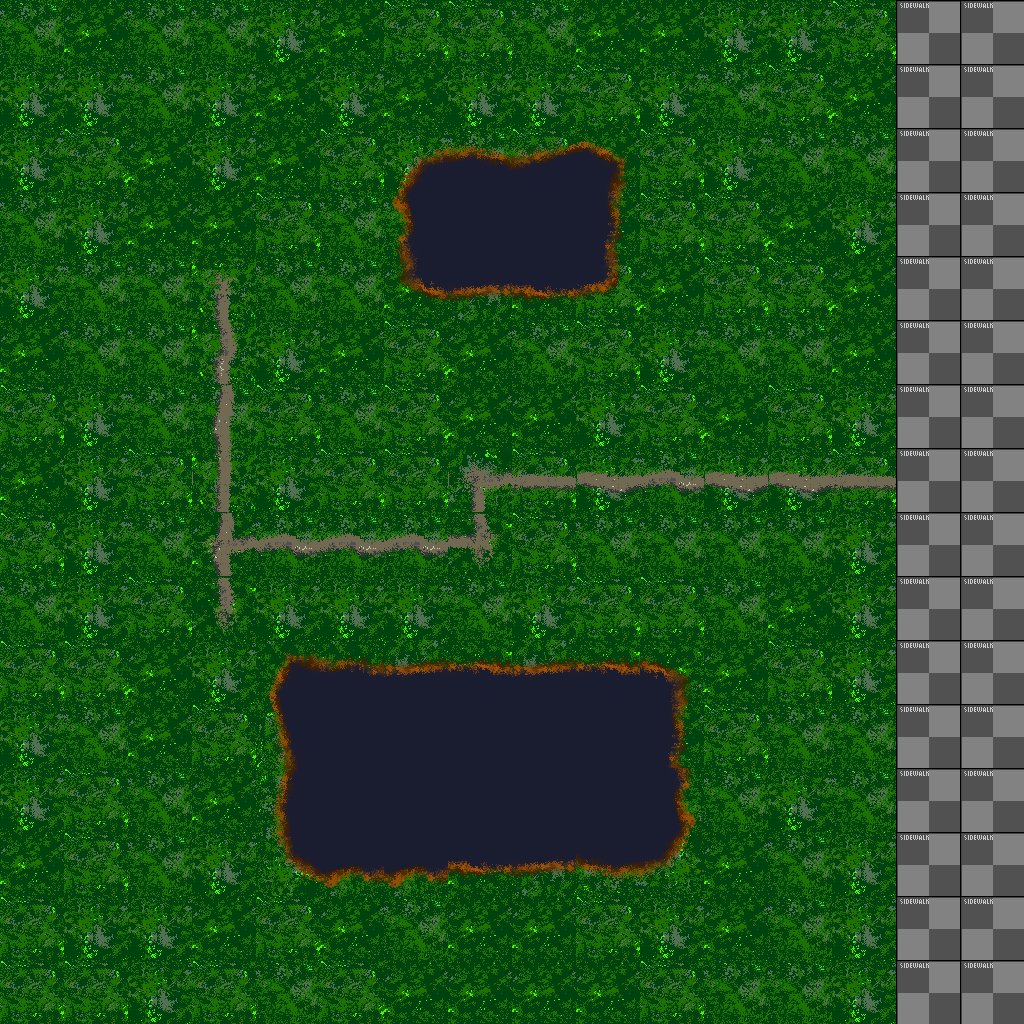

This is a level from a 2D game, rendered from its Tiled map with the project's own tilesets. A one-line summary and the complete map file follow:
An orthogonal 16x16 tile map with 64x64 px tiles, 1 tile layer (Tile Layer 1), 3 tilesets.

<map version="1.0" tiledversion="1.1.2" orientation="orthogonal" renderorder="right-down" width="16" height="16" tilewidth="64" tileheight="64" infinite="0" nextobjectid="1">
 <tileset firstgid="1" source="WorldTiles.tsx" />
 <tileset firstgid="73" source="Park.tsx" />
 <tileset firstgid="137" source="Buildings1.tsx" />
 <layer name="Tile Layer 1" width="16" height="16">
  <data encoding="csv">
74,76,74,74,73,76,75,75,74,76,76,73,73,75,2,2,
73,73,74,73,76,73,76,73,73,75,73,74,75,76,2,2,
73,75,76,73,76,75,89,90,91,92,75,73,74,74,2,2,
74,73,76,76,75,74,97,98,99,100,75,75,76,73,2,2,
73,74,74,126,74,74,105,106,107,108,76,75,75,76,2,2,
76,74,74,128,73,76,75,76,74,75,73,74,74,76,2,2,
75,73,74,120,75,74,75,76,76,73,75,76,75,73,2,2,
76,73,75,136,73,75,75,80,119,117,118,117,117,119,2,2,
75,73,74,88,118,118,118,77,75,74,74,74,74,73,2,2,
74,73,75,125,73,73,73,74,73,75,75,74,76,73,2,2,
75,75,76,73,85,86,115,114,115,114,116,76,75,73,2,2,
73,74,76,75,93,99,102,122,102,122,100,75,74,74,2,2,
73,75,74,76,101,102,94,99,122,123,124,74,73,74,2,2,
76,75,74,73,109,110,110,107,106,131,132,76,74,73,2,2,
75,73,73,76,75,76,74,76,76,75,73,76,74,73,2,2,
75,75,73,75,74,75,76,76,76,76,75,74,74,73,2,2
</data>
 </layer>
</map>
